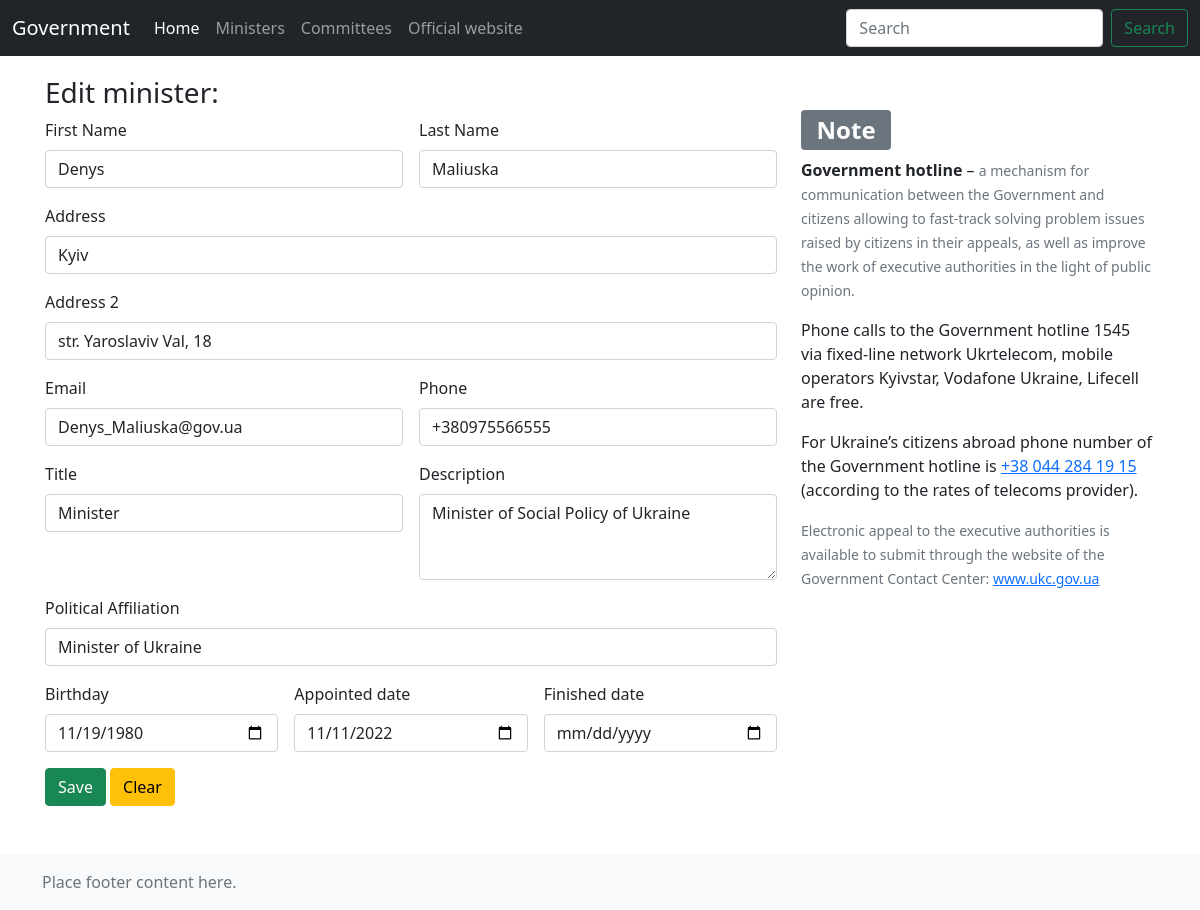
The page /edit_minister.php?id=3 on the database its author committed.
### tables this page shows
CREATE TABLE IF NOT EXISTS `minister` (
  `id` INT NOT NULL AUTO_INCREMENT,
  `user_id` INT NOT NULL,
  `title` VARCHAR(45) NULL,
  `description` VARCHAR(256) NULL,
  `appointed_date` DATE NULL,
  `finished_date` DATE NULL,
  `cabmin_id` INT NOT NULL,
  PRIMARY KEY (`id`),
  INDEX `fk_minister_user1_idx` (`user_id` ASC) VISIBLE,
  INDEX `fk_minister_cabmin1_idx` (`cabmin_id` ASC) VISIBLE,
  CONSTRAINT `fk_minister_user1`
    FOREIGN KEY (`user_id`)
    REFERENCES `user` (`id`)
    ON DELETE NO ACTION
    ON UPDATE NO ACTION,
  CONSTRAINT `fk_minister_cabmin1`
    FOREIGN KEY (`cabmin_id`)
    REFERENCES `cabmin` (`id`)
    ON DELETE NO ACTION
    ON UPDATE NO ACTION);

CREATE TABLE IF NOT EXISTS `user` (
  `id` INT NOT NULL AUTO_INCREMENT,
  `email` VARCHAR(45) NOT NULL,
  `first_name` VARCHAR(45) NULL,
  `last_name` VARCHAR(45) NULL,
  `phone` VARCHAR(45) NULL,
  `address1` VARCHAR(45) NULL,
  `address2` VARCHAR(45) NULL,
  `political_affiliation` VARCHAR(45) NULL,
  `birth_date` DATE NULL,
  `committee_id` INT NULL,
  PRIMARY KEY (`id`));

### public/edit_minister.php (the view, shortened to what this page needs)
<?php include "templates/head.php"?>
<main class="flex-shrink-0">
    <div class="container">
        <div class="row">
            <div class="col-md-8">
                <?php
                $id = null;
                $submit = null;
                if(!empty($_GET)) {
                    $id = (int) $_GET['id'];
                }
                if ($submit && isset($mysqli)) {
                    $title = $_POST['title'];
                    $description = $_POST['description'];
                    $appointed_date = $_POST['appointed_date'];
                    $finished_date = $_POST['finished_date'];
                    $userId = (int) $_POST['user_id'];
                    $ministerId = (int) $_POST['minister_id'];
                    $email = $_POST['email'];
                    $first_name = $_POST['first_name'];
                    $last_name = $_POST['last_name'];
                    $address1 = $_POST['address1'];
                    $address2 = $_POST['address2'];
                    $phone = $_POST['phone'];
                    $political_affiliation = $_POST['political_affiliation'];
                    $birth_date = $_POST['birth_date'];
                    $stmt = $mysqli->prepare("UPDATE minister SET title=?, description=?, appointed_date=?, finished_date=? WHERE id=?");
                    $stmt->bind_param('ssssd', $title, $description, $appointed_date, $finished_date, $ministerId);
                    $stmtUser = $mysqli->prepare("UPDATE user SET email=?, first_name=?, last_name=?, address1=?, address2=?, phone=?,
                political_affiliation=?, birth_date=? WHERE id=?");
                    $stmtUser->bind_param('ssssssssd', $email, $first_name, $last_name, $address1, $address2, $phone, $political_affiliation, $birth_date, $userId);
                    if ($stmt->execute() && $stmtUser->execute()) {
                        print_r('<h4>Done!</h4><p><a href="ministers.php" type="button" class="btn btn-link">Ministers list</a>');
                    }
                    $mysqli -> close();
                } else {
                    if ($id && isset($mysqli)) {
                            $sql = sprintf("SELECT
                                                minister.title,
                                                minister.description,
                                                minister.appointed_date,
                                                minister.finished_date,
                                                minister.user_id,
                                                user.email,
                                                user.first_name,
                                                user.last_name,
                                                user.address1,
                                                user.address2,
                                                user.phone,
                                                user.political_affiliation,
                                                user.birth_date
                                                FROM minister
                                                INNER JOIN user ON minister.user_id = user.id
                                                WHERE minister.id = %d", $id);
                            $result = $mysqli->query($sql);
                            $minister = $result->fetch_assoc();
                    ?>
                    <p> <h3> Edit minister: </h3>
                    <form method="POST" class="row g-3">
                        <div class="col-md-6">
                            <label for="inputName1" class="form-label">First Name</label>
                            <input type="text" name="first_name" class="form-control" id="inputName1" value='<?php echo $minister["first_name"];?>'>
                        </div>
                        <div class="col-md-6">
                            <label for="inputName2" class="form-label">Last Name</label>
                            <input type="text" name="last_name" class="form-control" id="inputName2" value='<?php echo $minister["last_name"];?>'>
                        </div>
                        <div class="col-12">
                            <label for="inputAddress" class="form-label">Address</label>
                            <input type="text" class="form-control" name="address1" id="inputAddress" placeholder="City" value='<?php echo $minister["address1"];?>'>
                        </div>
                        <div class="col-12">
                            <label for="inputAddress2" class="form-label">Address 2</label>
                            <input type="text" name="address2" class="form-control" id="inputAddress2" placeholder="Stree, Apartment, studio, or floor" value='<?php echo $minister["address2"];?>'>
                        </div>
                        <div class="col-md-6">
                            <label for="inputEmail4" class="form-label">Email</label>
                            <input type="email" class="form-control" name="email" id="inputEmail4" value='<?php echo $minister["email"];?>'>
                        </div>
                        <div class="col-md-6">
                            <label for="inputPassword4" class="form-label">Phone</label>
                            <input type="text" class="form-control" id="inputPassword4" name="phone"  value='<?php echo $minister["phone"];?>'>
                        </div>
                        <div class="col-md-6">
                            <label for="exampleFormControlInput1" class="form-label">Title</label>
                            <input type="text" class="form-control" name="title"  value='<?php echo $minister["title"];?>' id="exampleFormControlInput1" placeholder="title">
                        </div>
                        <div class="col-md-6">
                            <label for="exampleFormControlTextarea1" class="form-label">Description</label>
                            <textarea class="form-control" name="description"  id="exampleFormControlTextarea1" rows="3"><?php echo $minister["description"];?></textarea>
                        </div>
                        <div class="col-md-12">
                            <label for="inputPol" class="form-label">Political Affiliation</label>
                            <input type="text" class="form-control" id="inputPol" name="political_affiliation" value='<?php echo $minister["political_affiliation"];?>'>
                        </div>
                        <div class="col-md-4">
                            <label for="Birthday" class="form-label">Birthday</label>
                            <input type="date" class="form-control" id="Birthday" name="birth_date" value='<?php echo $minister["birth_date"];?>'>
                        </div>
                        <div class="col-md-4">
                            <label for="appointed_date" class="form-label">Appointed date</label>
                            <input type="date" class="form-control" name="appointed_date" id="appointed_date" value='<?php echo $minister["appointed_date"];?>'>
                        </div>
                        <div class="col-md-4">
                            <label for="finished_date" class="form-label">Finished date</label>
                            <input type="date" name="finished_date" class="form-control" id="finished_date" value='<?php echo $minister["finished_date"];?>'>
                        </div>
                        <div class="col-12 mb-5">
                            <input type=submit name="submit" class="btn btn-success" value="Save">
                            <input type=reset value="Clear" class="btn btn-warning">
                        </div>
                    </form>
                    <?php
                }  else {
                        printf('Sorry, Object Not found.');
                    }
                }     ?>
            </div>
            <?php include "templates/sidebar.php"?>
        </div>
    </div>
</main>
<?php include "templates/footer.php"?>

### public/sticky-footer-navbar.css (style rules this page uses)
main > .container { padding: 60px 15px 0; }

### rows shown on the page
minister: first_name "Denys", last_name "Maliuska", address1 "Kyiv", address2 "str. Yaroslaviv Val, 18", email "Denys_Maliuska@gov.ua", phone "+380975566555", title "Minister", description "Minister of Social Policy of Ukraine", political_affiliation "Minister of Ukraine", birth_date "11/19/1980", appointed_date "11/11/2022"
